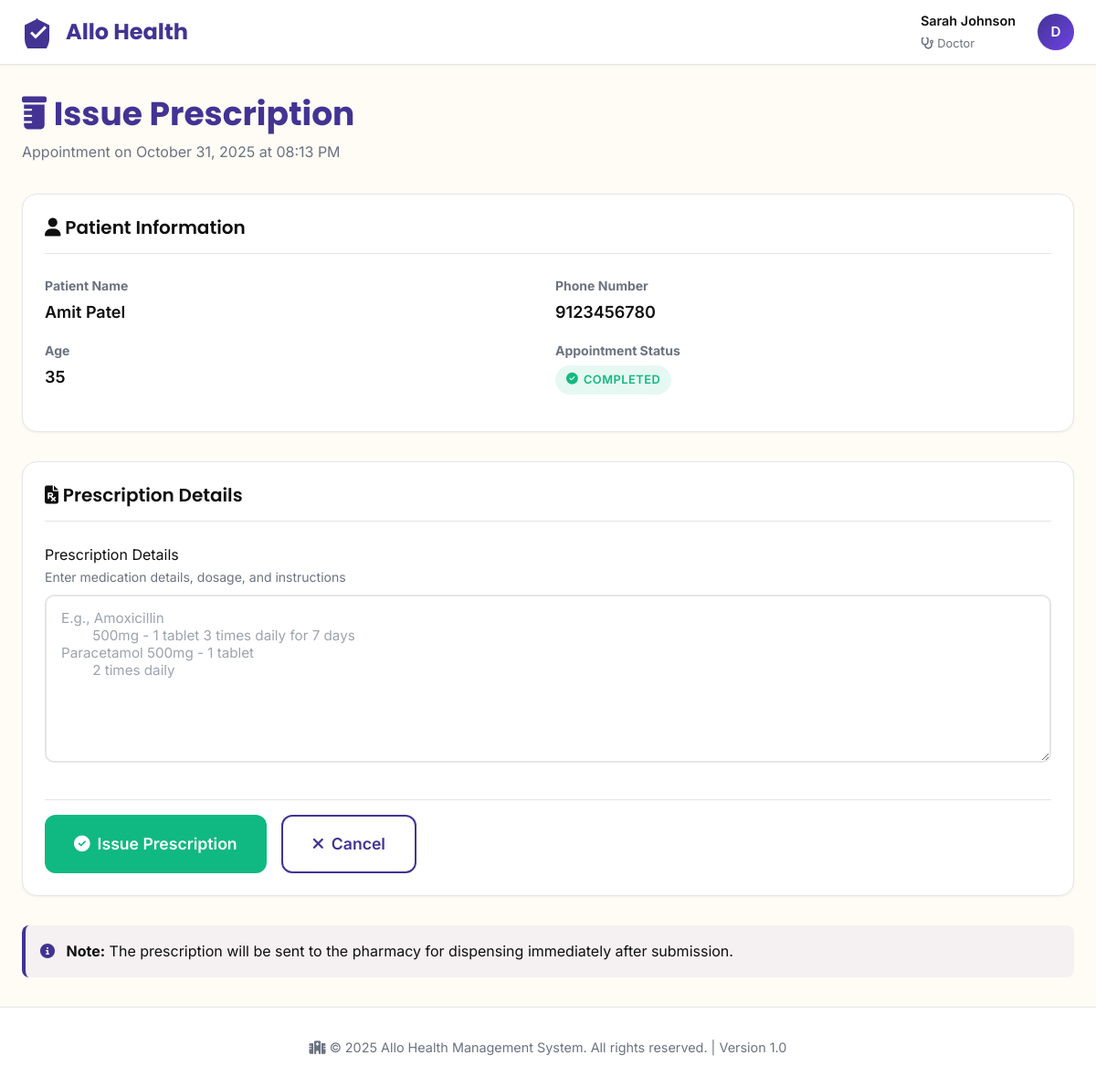
Page /doctor/appointment/1/prescription (signed in) on the committed database.
### app.py (models this page shows, shortened)
class User(UserMixin, db.Model):
    __tablename__ = 'users'
    id = db.Column(db.Integer, primary_key=True)
    emp_no = db.Column(db.String(80), unique=True, nullable=False, index=True)
    email = db.Column(db.String(120), unique=True, nullable=False, index=True)
    password_hash = db.Column(db.String(255), nullable=False)
    full_name = db.Column(db.String(120))
    role = db.Column(db.String(20), nullable=False, default='receptionist')  # admin, receptionist, doctor, pharmacist
    is_active = db.Column(db.Boolean, default=True)
    created_at = db.Column(db.DateTime, default=datetime.utcnow)
    doctor_profile = db.relationship('Doctor', backref='user', uselist=False, cascade='all, delete-orphan')
    appointments_created = db.relationship('Appointment', backref='creator', foreign_keys='Appointment.created_by')

class Appointment(db.Model):
    __tablename__ = 'appointments'
    id = db.Column(db.Integer, primary_key=True)
    patient_id = db.Column(db.Integer, db.ForeignKey('patients.id'), nullable=False, index=True)
    doctor_id = db.Column(db.Integer, db.ForeignKey('doctors.id'), nullable=False, index=True)
    appointment_datetime = db.Column(db.DateTime, nullable=False, index=True)
    status = db.Column(db.String(20), default='Booked', index=True)
    notes = db.Column(db.Text)
    created_by = db.Column(db.Integer, db.ForeignKey('users.id'))
    created_at = db.Column(db.DateTime, default=datetime.utcnow)
    updated_at = db.Column(db.DateTime, default=datetime.utcnow, onupdate=datetime.utcnow)

class Patient(db.Model):
    __tablename__ = 'patients'
    id = db.Column(db.Integer, primary_key=True)
    name = db.Column(db.String(120), nullable=False)
    phone = db.Column(db.String(20), nullable=False, index=True)
    email = db.Column(db.String(120))
    gender = db.Column(db.String(20))
    age = db.Column(db.Integer)
    address = db.Column(db.Text)
    notes = db.Column(db.Text)
    created_at = db.Column(db.DateTime, default=datetime.utcnow)
    appointments = db.relationship('Appointment', backref='patient', lazy='dynamic')
    queue_entries = db.relationship('QueueEntry', backref='patient', lazy='dynamic')
    prescriptions = db.relationship('Prescription', backref='patient', lazy='dynamic')

### app.py (the view, shortened to what this page needs)
@app.route('/doctor/appointment/<int:apt_id>/prescription', methods=['GET', 'POST'])
@login_required
@doctor_required
def doctor_issue_prescription_appointment(apt_id):
    appointment = Appointment.query.get_or_404(apt_id)
    doctor = Doctor.query.filter_by(user_id=current_user.id).first()
    if appointment.doctor_id != doctor.id:
        flash('You can only issue prescriptions for your own appointments.', 'danger')
        return redirect(url_for('doctor_dashboard'))
    form = PrescriptionForm()
    return render_template('doctor_issue_prescription_appointment.html',
                         form=form,
                         appointment=appointment,
                         doctor=doctor)

### app.py
class PrescriptionForm(FlaskForm):
    medication_details = TextAreaField('Prescription Details', validators=[DataRequired()])

### app.py (called while the page is built)
@login_manager.user_loader
def load_user(user_id):
    return User.query.get(int(user_id))

def doctor_required(f):
    @wraps(f)
    def decorated_function(*args, **kwargs):
        if not current_user.is_authenticated or current_user.role != 'doctor':
            flash('You do not have permission to access this page.', 'danger')
            return redirect(url_for('dashboard'))
        return f(*args, **kwargs)
    return decorated_function

@app.template_filter('datetime_format')
def datetime_format(value, format='%b %d, %Y at %I:%M %p'):
    if value is None:
        return ''
    return value.strftime(format)

### templates/doctor_issue_prescription_appointment.html (shortened to what this page needs)
{% extends "base.html" %}  {% block extra_css %}
<link
  rel="stylesheet"
  href="https://cdnjs.cloudflare.com/ajax/libs/font-awesome/6.4.0/css/all.min.css"
/>
{% endblock %} {% block content %}
<div class="page-header">
  <h1 class="page-title">
    <i class="fas fa-prescription-bottle"></i> Issue Prescription
  </h1>
  <p class="page-subtitle">
    Appointment on {{ appointment.appointment_datetime|datetime_format('%B %d,
    %Y at %I:%M %p') }}
  </p>
</div>
<div class="card" style="margin-bottom: 2rem">
  <div class="card-header">
    <h2 class="card-title"><i class="fas fa-user"></i> Patient Information</h2>
  </div>
  <div class="card-body">
    <div class="grid grid-cols-2" style="gap: 1rem; margin-bottom: 1rem">
      <div>
        <p
          style="
            color: var(--text-gray);
            font-size: 0.875rem;
            margin-bottom: 0.25rem;
          "
        >
          <strong>Patient Name</strong>
        </p>
        <p style="font-size: 1.125rem; font-weight: 600">
          {{ appointment.patient.name }}
        </p>
      </div>
      <div>
        <p
          style="
            color: var(--text-gray);
            font-size: 0.875rem;
            margin-bottom: 0.25rem;
          "
        >
          <strong>Phone Number</strong>
        </p>
        <p style="font-size: 1.125rem; font-weight: 600">
          {{ appointment.patient.phone }}
        </p>
      </div>
      <div>
        <p
          style="
            color: var(--text-gray);
            font-size: 0.875rem;
            margin-bottom: 0.25rem;
          "
        >
          <strong>Age</strong>
        </p>
        <p style="font-size: 1.125rem; font-weight: 600">
          {{ appointment.patient.age or 'N/A' }}
        </p>
      </div>
      <div>
        <p
          style="
            color: var(--text-gray);
            font-size: 0.875rem;
            margin-bottom: 0.25rem;
          "
        >
          <strong>Appointment Status</strong>
        </p>
        <p style="font-size: 1.125rem; font-weight: 600">
          <span class="badge badge-success">
            <i class="fas fa-check-circle"></i> {{ appointment.status }}
          </span>
        </p>
      </div>
    </div>
  </div>
</div>
<div class="card">
  <div class="card-header">
    <h2 class="card-title">
      <i class="fas fa-file-prescription"></i> Prescription Details
    </h2>
  </div>
  <div class="card-body">
    <form method="POST" novalidate>
      <div class="form-group">
        {{ form.medication_details.label }}
        <div
          style="
            color: var(--text-gray);
            font-size: 0.875rem;
            margin-bottom: 0.5rem;
          "
        >
          Enter medication details, dosage, and instructions
        </div>
        {{ form.medication_details( class="form-control" + (" is-invalid" if
        form.medication_details.errors else ""), placeholder="E.g., Amoxicillin
        500mg - 1 tablet 3 times daily for 7 days\nParacetamol 500mg - 1 tablet
        2 times daily", rows="8" ) }}
      </div>
      <div
        style="
          display: flex;
          gap: 1rem;
          margin-top: 2rem;
          padding-top: 1rem;
          border-top: 1px solid var(--border-gray);
        "
      >
        <button type="submit" class="btn btn-success btn-lg">
          <i class="fas fa-check-circle"></i> Issue Prescription
        </button>
        <a
          href="{{ url_for('doctor_dashboard') }}"
          class="btn btn-secondary btn-lg"
        >
          <i class="fas fa-times"></i> Cancel
        </a>
      </div>
    </form>
  </div>
</div>
<div
  style="
    margin-top: 2rem;
    padding: 1rem;
    background: rgba(67, 51, 147, 0.05);
    border-left: 4px solid var(--primary-purple);
    border-radius: 8px;
  "
>
  <p style="margin: 0; color: var(--text-dark)">
    <i
      class="fas fa-info-circle"
      style="color: var(--primary-purple); margin-right: 0.5rem"
    ></i>
    <strong>Note:</strong> The prescription will be sent to the pharmacy for
    dispensing immediately after submission.
  </p>
</div>
{% endblock %}

### templates/base.html (shortened to what this page needs)
<!DOCTYPE html>
<html lang="en">
  <head>
    <link
      rel="stylesheet"
      href="https://cdnjs.cloudflare.com/ajax/libs/font-awesome/6.4.0/css/all.min.css"
    />
    {% block extra_css %}{% endblock %}
  </head>
  <body>
    <nav class="navbar">
      <div class="navbar-container">
        {% if current_user.is_authenticated and current_user.role == 'doctor' %}
        <a href="{{ url_for('doctor_dashboard') }}" class="navbar-brand">
          <svg viewBox="0 0 24 24" fill="currentColor">
            <path
              d="M12 2L2 7v10c0 5.55 3.84 10.74 9 12 5.16-1.26 9-6.45 9-12V7l-10-5z"
            />
            <path
              d="M10 17l-4-4 1.41-1.41L10 14.17l6.59-6.59L18 9l-8 8z"
              fill="white"
            />
          </svg>
          <span>Allo Health</span>
        </a>
        {% endif %}
        <div class="navbar-user">
          {% if current_user.is_authenticated %}
          <div class="user-info">
            <div class="user-name">
              {{ current_user.full_name or current_user.emp_no }}
            </div>
            <div class="user-role">
              {% if current_user.role == 'admin' %}
              <i class="fas fa-crown"></i>
              <span>Administrator</span>
              {% elif current_user.role == 'receptionist' %}
              <i class="fas fa-headset"></i>
              <span>Receptionist</span>
              {% elif current_user.role == 'doctor' %}
              <i class="fas fa-stethoscope"></i>
              <span>Doctor</span>
              {% elif current_user.role == 'pharmacist' %}
              <i class="fas fa-pills"></i>
              <span>Pharmacist</span>
              {% else %}
              <i class="fas fa-user"></i>
              <span>Staff</span>
              {% endif %}
            </div>
          </div>
          <div class="user-dropdown" id="userDropdown">
            <div class="user-avatar" onclick="toggleDropdown(event)">
              {{ current_user.emp_no[0].upper() if current_user.emp_no else 'U'
              }}
            </div>
          </div>
          {% endif %}
        </div>
      </div>
    </nav>
    <main class="main-content">{% block content %}{% endblock %}</main>
    <footer>
      <div class="footer-content">
        <p>
          <i class="fas fa-hospital"></i> &copy; 2025 Allo Health Management
          System. All rights reserved. | Version 1.0
        </p>
      </div>
    </footer>
  </body>
</html>

### templates/base.html (style rules this page uses)
:root { --primary-purple: #433393; --primary-light: #6e42e5; --primary-dark: #2d2366; --accent-yellow: #ffc107; --accent-teal: #14b8a6; --bg-cream: #fffcf6; --bg-soft: #fdf9f3; --text-dark: #0f0f0f; --text-gray: #6b7280; --border-gray: #e5e5e5; --success: #10b981; --warning: #f59e0b; --error: #ef4444; --info: #3b82f6; }
* { margin: 0; padding: 0; box-sizing: border-box; }
body { font-family: "Inter", -apple-system, BlinkMacSystemFont, "Segoe UI", sans-serif; background-color: var(--bg-cream); color: var(--text-dark); line-height: 1.6; min-height: 100vh; display: flex; flex-direction: column; }
h1, h2, h3, h4, h5, h6 { font-family: "Poppins", sans-serif; font-weight: 600; line-height: 1.2; }
.navbar { background: white; border-bottom: 1px solid var(--border-gray); position: sticky; top: 0; z-index: 1000; box-shadow: 0 1px 3px rgba(0, 0, 0, 0.05); }
.navbar-container { max-width: 1400px; margin: 0 auto; padding: 0 1.5rem; display: flex; align-items: center; justify-content: space-between; height: 70px; }
.navbar-brand { display: flex; align-items: center; gap: 0.75rem; font-size: 1.5rem; font-weight: 700; color: var(--primary-purple); text-decoration: none; font-family: "Poppins", sans-serif; white-space: nowrap; }
.navbar-brand svg { width: 36px; height: 36px; }
.navbar-user { display: flex; align-items: center; gap: 1.5rem; margin-left: auto; }
.user-info { text-align: right; display: flex; flex-direction: column; gap: 0.25rem; }
.user-name { font-weight: 600; font-size: 0.9rem; color: var(--text-dark); }
.user-role { font-size: 0.8rem; color: var(--text-gray); display: flex; align-items: center; gap: 0.25rem; }
.user-avatar { width: 40px; height: 40px; border-radius: 50%; background: linear-gradient( 135deg, var(--primary-purple), var(--primary-light) ); color: white; display: flex; align-items: center; justify-content: center; font-weight: 600; font-size: 0.95rem; cursor: pointer; transition: all 0.2s; }
.user-dropdown { position: relative; }
.main-content { flex: 1; max-width: 1400px; margin: 0 auto; padding: 2rem 1.5rem; width: 100%; }
.page-header { margin-bottom: 2rem; }
.page-title { font-size: 2.25rem; font-weight: 700; color: var(--primary-purple); margin-bottom: 0.5rem; }
.page-subtitle { font-size: 1rem; color: var(--text-gray); }
.btn { display: inline-flex; align-items: center; gap: 0.5rem; padding: 0.75rem 1.5rem; border: none; border-radius: 12px; font-weight: 600; font-size: 0.95rem; cursor: pointer; transition: all 0.2s; text-decoration: none; font-family: "Inter", sans-serif; }
.btn-secondary { background: white; color: var(--primary-purple); border: 2px solid var(--primary-purple); }
.btn-success { background: var(--success); color: white; }
.btn-lg { padding: 1rem 2rem; font-size: 1.1rem; }
.card { background: white; border-radius: 16px; padding: 1.5rem; box-shadow: 0 1px 3px rgba(0, 0, 0, 0.05); border: 1px solid var(--border-gray); transition: all 0.2s; }
.card-header { display: flex; justify-content: space-between; align-items: center; margin-bottom: 1.5rem; padding-bottom: 1rem; border-bottom: 1px solid var(--border-gray); }
.card-title { font-size: 1.25rem; font-weight: 600; color: var(--text-dark); }
.card-body { padding: 0; }
.form-group { margin-bottom: 1.5rem; }
.form-control { width: 100%; padding: 0.875rem 1rem; border: 2px solid var(--border-gray); border-radius: 10px; font-size: 0.95rem; font-family: "Inter", sans-serif; transition: all 0.2s; background: white; }
.form-control::placeholder { color: #9ca3af; }
textarea.form-control { resize: vertical; min-height: 100px; }
.badge { display: inline-flex; align-items: center; gap: 0.35rem; padding: 0.375rem 0.75rem; border-radius: 20px; font-size: 0.8rem; font-weight: 600; text-transform: uppercase; letter-spacing: 0.5px; }
.badge-success { background: rgba(16, 185, 129, 0.1); color: var(--success); }
.grid { display: grid; gap: 1.5rem; }
.grid-cols-2 { grid-template-columns: repeat(2, 1fr); }
footer { background: white; border-top: 1px solid var(--border-gray); padding: 2rem 1.5rem; margin-top: auto; }
.footer-content { max-width: 1400px; margin: 0 auto; text-align: center; color: var(--text-gray); font-size: 0.9rem; }

### rows in the picture
User: full_name "Sarah Johnson", emp_no "D"
Appointment: appointment_datetime "October 31, 2025 at 08:13 PM", status "COMPLETED"
Patient: patient.name "Amit Patel", patient.phone "9123456780", patient "35"
